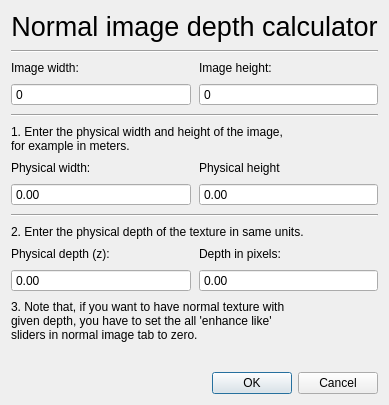
<?xml version="1.0" encoding="UTF-8"?>
<ui version="4.0">
 <class>DialogHeightCalculator</class>
 <widget class="QDialog" name="DialogHeightCalculator">
  <property name="geometry">
   <rect>
    <x>0</x>
    <y>0</y>
    <width>341</width>
    <height>405</height>
   </rect>
  </property>
  <property name="windowTitle">
   <string>Normal image depth calculator</string>
  </property>
  <layout class="QVBoxLayout" name="verticalLayout">
   <property name="spacing">
    <number>8</number>
   </property>
   <item>
    <widget class="QLabel" name="label_10">
     <property name="font">
      <font>
       <pointsize>20</pointsize>
      </font>
     </property>
     <property name="text">
      <string>Normal image depth calculator</string>
     </property>
     <property name="alignment">
      <set>Qt::AlignCenter</set>
     </property>
    </widget>
   </item>
   <item>
    <widget class="Line" name="line_3">
     <property name="orientation">
      <enum>Qt::Horizontal</enum>
     </property>
    </widget>
   </item>
   <item>
    <layout class="QGridLayout" name="gridLayout">
     <item row="1" column="1">
      <widget class="QLabel" name="label_2">
       <property name="text">
        <string>Image height:</string>
       </property>
      </widget>
     </item>
     <item row="1" column="0">
      <widget class="QLabel" name="label">
       <property name="text">
        <string>Image width:</string>
       </property>
      </widget>
     </item>
     <item row="2" column="0">
      <widget class="QSpinBox" name="spinBoxImageWidth">
       <property name="readOnly">
        <bool>true</bool>
       </property>
       <property name="buttonSymbols">
        <enum>QAbstractSpinBox::NoButtons</enum>
       </property>
       <property name="maximum">
        <number>100000</number>
       </property>
      </widget>
     </item>
     <item row="2" column="1">
      <widget class="QSpinBox" name="spinBoxImageHeight">
       <property name="readOnly">
        <bool>true</bool>
       </property>
       <property name="buttonSymbols">
        <enum>QAbstractSpinBox::NoButtons</enum>
       </property>
       <property name="maximum">
        <number>100000</number>
       </property>
      </widget>
     </item>
    </layout>
   </item>
   <item>
    <widget class="Line" name="line_1">
     <property name="orientation">
      <enum>Qt::Horizontal</enum>
     </property>
    </widget>
   </item>
   <item>
    <widget class="QLabel" name="label_7">
     <property name="frameShape">
      <enum>QFrame::NoFrame</enum>
     </property>
     <property name="lineWidth">
      <number>1</number>
     </property>
     <property name="text">
      <string>&lt;html&gt;&lt;head/&gt;&lt;body&gt;&lt;p&gt;1. Enter the physical width and height of the image,&lt;br/&gt; for example in meters.&lt;/p&gt;&lt;/body&gt;&lt;/html&gt;</string>
     </property>
    </widget>
   </item>
   <item>
    <layout class="QGridLayout" name="gridLayout_2">
     <item row="0" column="0">
      <widget class="QLabel" name="label_3">
       <property name="text">
        <string>Physical width:</string>
       </property>
      </widget>
     </item>
     <item row="0" column="1">
      <widget class="QLabel" name="label_4">
       <property name="text">
        <string>Physical height</string>
       </property>
      </widget>
     </item>
     <item row="1" column="0">
      <widget class="QDoubleSpinBox" name="doubleSpinBoxPhysicalWidth">
       <property name="buttonSymbols">
        <enum>QAbstractSpinBox::NoButtons</enum>
       </property>
       <property name="decimals">
        <number>2</number>
       </property>
       <property name="maximum">
        <double>10000000.000000000000000</double>
       </property>
      </widget>
     </item>
     <item row="1" column="1">
      <widget class="QDoubleSpinBox" name="doubleSpinBoxPhysicalHeight">
       <property name="buttonSymbols">
        <enum>QAbstractSpinBox::NoButtons</enum>
       </property>
       <property name="decimals">
        <number>2</number>
       </property>
       <property name="maximum">
        <double>10000000.000000000000000</double>
       </property>
      </widget>
     </item>
    </layout>
   </item>
   <item>
    <widget class="Line" name="line_2">
     <property name="orientation">
      <enum>Qt::Horizontal</enum>
     </property>
    </widget>
   </item>
   <item>
    <widget class="QLabel" name="label_8">
     <property name="text">
      <string>2. Enter the physical depth of the texture in same units.</string>
     </property>
    </widget>
   </item>
   <item>
    <layout class="QGridLayout" name="gridLayout_3">
     <item row="2" column="0">
      <widget class="QDoubleSpinBox" name="doubleSpinBoxPhysicalDepth">
       <property name="buttonSymbols">
        <enum>QAbstractSpinBox::NoButtons</enum>
       </property>
      </widget>
     </item>
     <item row="1" column="0">
      <widget class="QLabel" name="label_5">
       <property name="text">
        <string>Physical depth (z):</string>
       </property>
      </widget>
     </item>
     <item row="1" column="1">
      <widget class="QLabel" name="label_6">
       <property name="text">
        <string>Depth in pixels:</string>
       </property>
      </widget>
     </item>
     <item row="2" column="1">
      <widget class="QDoubleSpinBox" name="doubleSpinBoxDepthInPixels">
       <property name="readOnly">
        <bool>true</bool>
       </property>
       <property name="buttonSymbols">
        <enum>QAbstractSpinBox::NoButtons</enum>
       </property>
       <property name="maximum">
        <double>10000.000000000000000</double>
       </property>
      </widget>
     </item>
    </layout>
   </item>
   <item>
    <widget class="QLabel" name="label_9">
     <property name="text">
      <string>&lt;html&gt;&lt;head/&gt;&lt;body&gt;&lt;p&gt;3. Note that, if you want to have normal texture with&lt;br/&gt; given depth, you have to set the all 'enhance like' &lt;br/&gt; sliders in normal image tab to zero.&lt;/p&gt;&lt;/body&gt;&lt;/html&gt;</string>
     </property>
    </widget>
   </item>
   <item>
    <spacer name="verticalSpacer">
     <property name="orientation">
      <enum>Qt::Vertical</enum>
     </property>
     <property name="sizeHint" stdset="0">
      <size>
       <width>20</width>
       <height>40</height>
      </size>
     </property>
    </spacer>
   </item>
   <item>
    <widget class="QDialogButtonBox" name="buttonBox">
     <property name="orientation">
      <enum>Qt::Horizontal</enum>
     </property>
     <property name="standardButtons">
      <set>QDialogButtonBox::Cancel|QDialogButtonBox::Ok</set>
     </property>
    </widget>
   </item>
  </layout>
 </widget>
 <resources/>
 <connections>
  <connection>
   <sender>buttonBox</sender>
   <signal>rejected()</signal>
   <receiver>DialogHeightCalculator</receiver>
   <slot>reject()</slot>
   <hints>
    <hint type="sourcelabel">
     <x>278</x>
     <y>335</y>
    </hint>
    <hint type="destinationlabel">
     <x>286</x>
     <y>274</y>
    </hint>
   </hints>
  </connection>
  <connection>
   <sender>buttonBox</sender>
   <signal>accepted()</signal>
   <receiver>DialogHeightCalculator</receiver>
   <slot>accept()</slot>
   <hints>
    <hint type="sourcelabel">
     <x>247</x>
     <y>335</y>
    </hint>
    <hint type="destinationlabel">
     <x>157</x>
     <y>274</y>
    </hint>
   </hints>
  </connection>
 </connections>
</ui>
